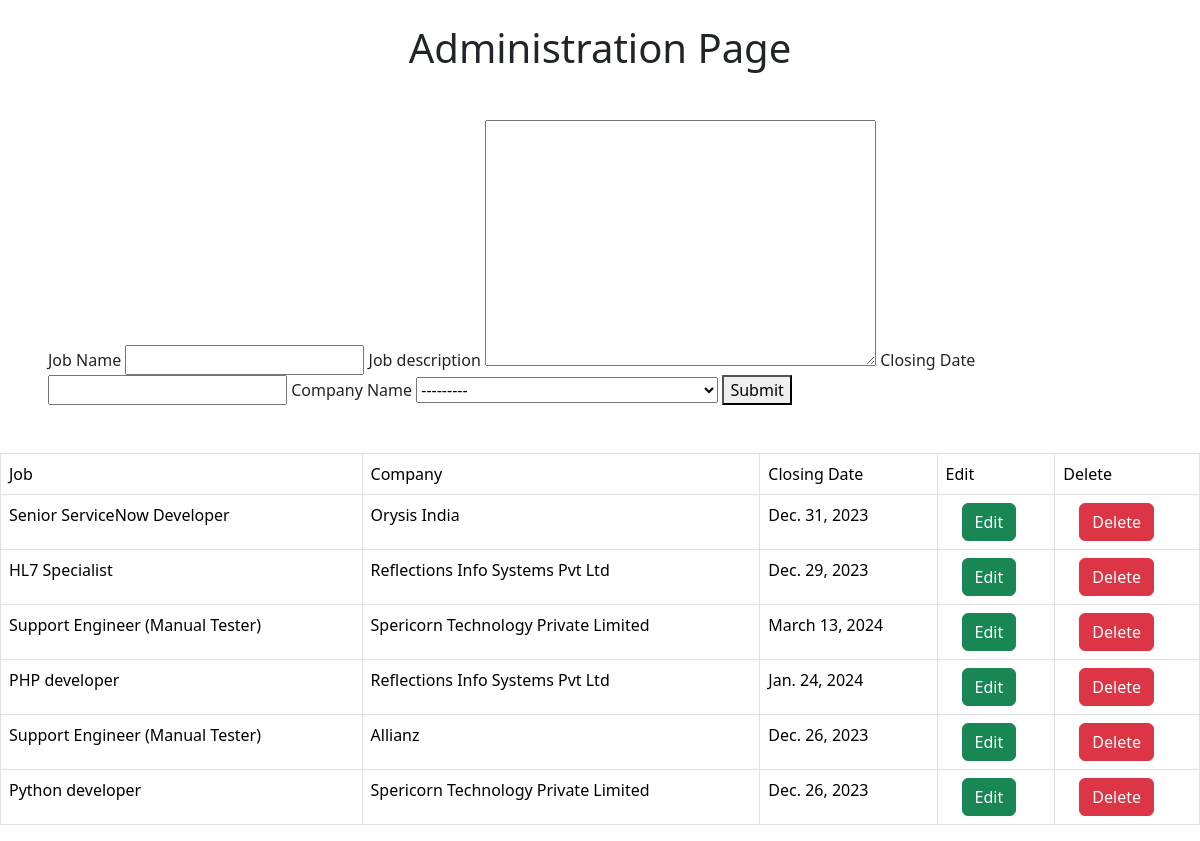
/jobadmin/, run on the app's committed database.
### Admin/models.py (models this page shows, shortened)
class Job(models.Model):
    job_position = models.CharField(max_length=255)
    job_description = models.TextField()
    closing_date = models.DateField()
    company = models.ForeignKey(Company, on_delete=models.CASCADE, default=None)

class Company(models.Model):
    company_name = models.CharField(max_length=255)
    company_description = models.TextField()
    location = models.CharField(max_length=255)
    website = models.URLField(max_length=255)
    def __str__(self):
        return self.company_name

### Admin/views.py (the view)
# urls.py: path('',views.Home,name="show"),
def Home(request):
    data = Job.objects.all()
    form = adminform()
    if request.method == 'POST':
        form = adminform(request.POST)
        if form.is_valid():
            form.save()
            return redirect('view')
    return render(request, 'index.html', {'stu': data, 'form': form})

### Admin/forms.py
class adminform(forms.ModelForm):
    class  Meta:
        model = Job
        fields = '__all__'

### Admin/Templates/index.html (shortened to what this page needs)
<!DOCTYPE html>
<html>
    <head>
        <link href="https://cdn.jsdelivr.net/npm/bootstrap@5.3.2/dist/css/bootstrap.min.css" rel="stylesheet">
        <link rel="stylesheet" href="">
    </head>
    <body>
    <h1 class="text-center my-4">Administration Page </h1>
    <form method = "POST" enctype="multipart/form-data" class="m-5">
    <label>Job Name</label>
    {{ form.job_position }}
    <label>Job description</label>
    {{form.job_description}}
    <label>Closing Date</label>
    {{form.closing_date}}
    <label>Company Name</label>
    {{form.company}}
    <button type="submit">Submit</button>
    </form>
    <table class="table table-bordered">
    <thead id="p1">
        <tr>
            <td>Job </td>
            <td>Company</td>
            <td>Closing Date</td>
            <td>Edit</td>
            <td>Delete</td>
        </tr>
    </thead>
    <tbody>
        {% for i in stu %}
         <tr>
         <td>{{ i.job_position }}</td>
         <td>{{ i.company }}</td>
         <td>{{ i.closing_date }}</td>
         <td><a href="{% url 'edit' i.id %}" class="btn btn-success ms-3">Edit</a></td>
         <td><a href="{% url 'delete' i.id %}" class="btn btn-danger ms-3">Delete</a></td>
         </tr>
         {% endfor %}
    </tbody>
</table>
    </body>
</html>

### data on the page
Job: job_position "Senior ServiceNow Developer", company "Orysis India", closing_date "Dec. 31, 2023"
Job: job_position "HL7 Specialist", company "Reflections Info Systems Pvt Ltd", closing_date "Dec. 29, 2023"
Job: job_position "Support Engineer (Manual Tester)", company "Spericorn Technology Private Limited", closing_date "March 13, 2024"
Job: job_position "PHP developer", company "Reflections Info Systems Pvt Ltd", closing_date "Jan. 24, 2024"
Job: job_position "Support Engineer (Manual Tester)", company "Allianz", closing_date "Dec. 26, 2023"
Job: job_position "Python developer", company "Spericorn Technology Private Limited", closing_date "Dec. 26, 2023"
